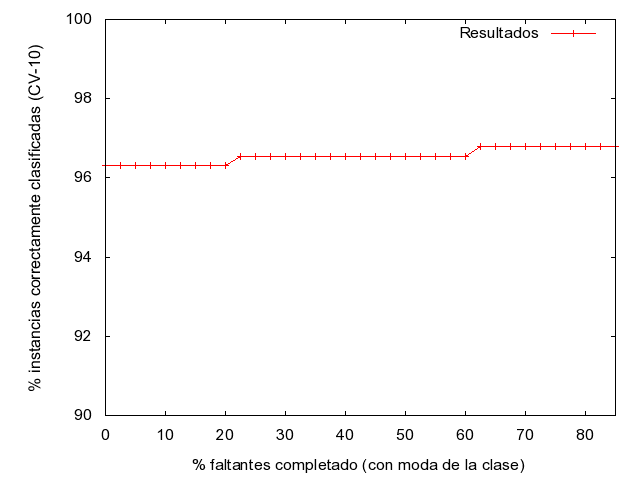

This figure's gnuplot source:
set xrange [0:85]
set yrange [90:100]
set xlabel "% faltantes completado (con moda de la clase)"
set ylabel "% instancias correctamente clasificadas (CV-10)"
set terminal png
set output "C:\\dump\\ejercicio2\\graficos\\modaclase\\J48\\J48_porcentajes.png"
plot  "C:\\dump\\ejercicio2\\tablas\\modaclase\\J48_porcentajes.txt" using 1:2 title 'Resultados' with linespoints